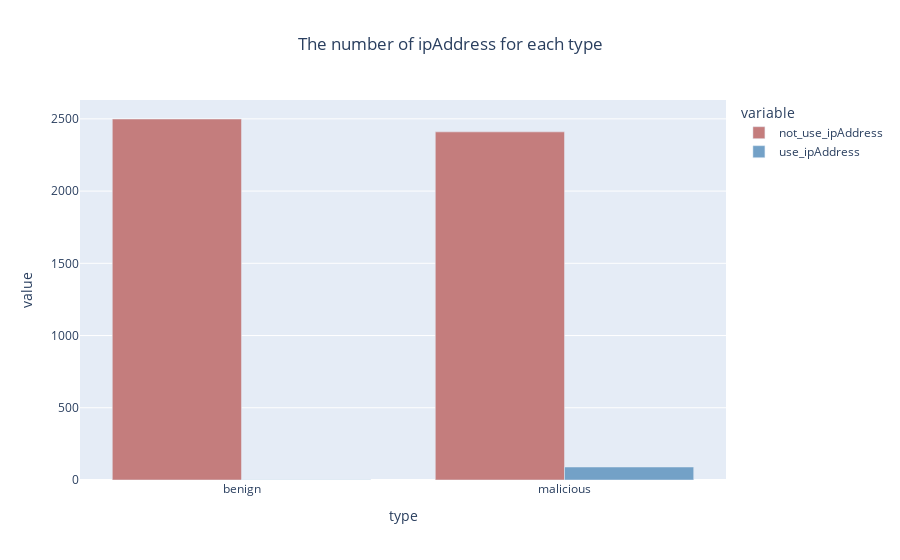

Source (notebook cell):
### Code cell
px.bar(data_frame=ipAddress,x=ipAddress.type,y=['not_use_ipAddress','use_ipAddress'],barmode='group',title='The number of ipAddress for each type',color_discrete_map={'not_use_ipAddress':'#c47d7d','use_ipAddress':'#73a1c7'}).update_layout(title_x=0.5)

### Figure 1 — Plotly figure (JSON) as saved in the notebook; plotly's stock layout.template omitted (floating-point values rounded to 4 significant figures)
{"data": [{"alignmentgroup": "True", "hovertemplate": "variable=not_use_ipAddress<br>type=%{x}<br>value=%{y}<extra></extra>", "legendgroup": "not_use_ipAddress", "marker": {"color": "#c47d7d", "pattern": {"shape": ""}}, "name": "not_use_ipAddress", "offsetgroup": "not_use_ipAddress", "orientation": "v", "showlegend": true, "textposition": "auto", "type": "bar", "x": ["benign", "malicious"], "xaxis": "x", "y": [2499, 2410], "yaxis": "y"}, {"alignmentgroup": "True", "hovertemplate": "variable=use_ipAddress<br>type=%{x}<br>value=%{y}<extra></extra>", "legendgroup": "use_ipAddress", "marker": {"color": "#73a1c7", "pattern": {"shape": ""}}, "name": "use_ipAddress", "offsetgroup": "use_ipAddress", "orientation": "v", "showlegend": true, "textposition": "auto", "type": "bar", "x": ["benign", "malicious"], "xaxis": "x", "y": [1, 90], "yaxis": "y"}], "layout": {"barmode": "group", "legend": {"title": {"text": "variable"}, "tracegroupgap": 0}, "title": {"text": "The number of ipAddress for each type", "x": 0.5}, "xaxis": {"anchor": "y", "domain": [0, 1], "title": {"text": "type"}}, "yaxis": {"anchor": "x", "domain": [0, 1], "title": {"text": "value"}}}}
